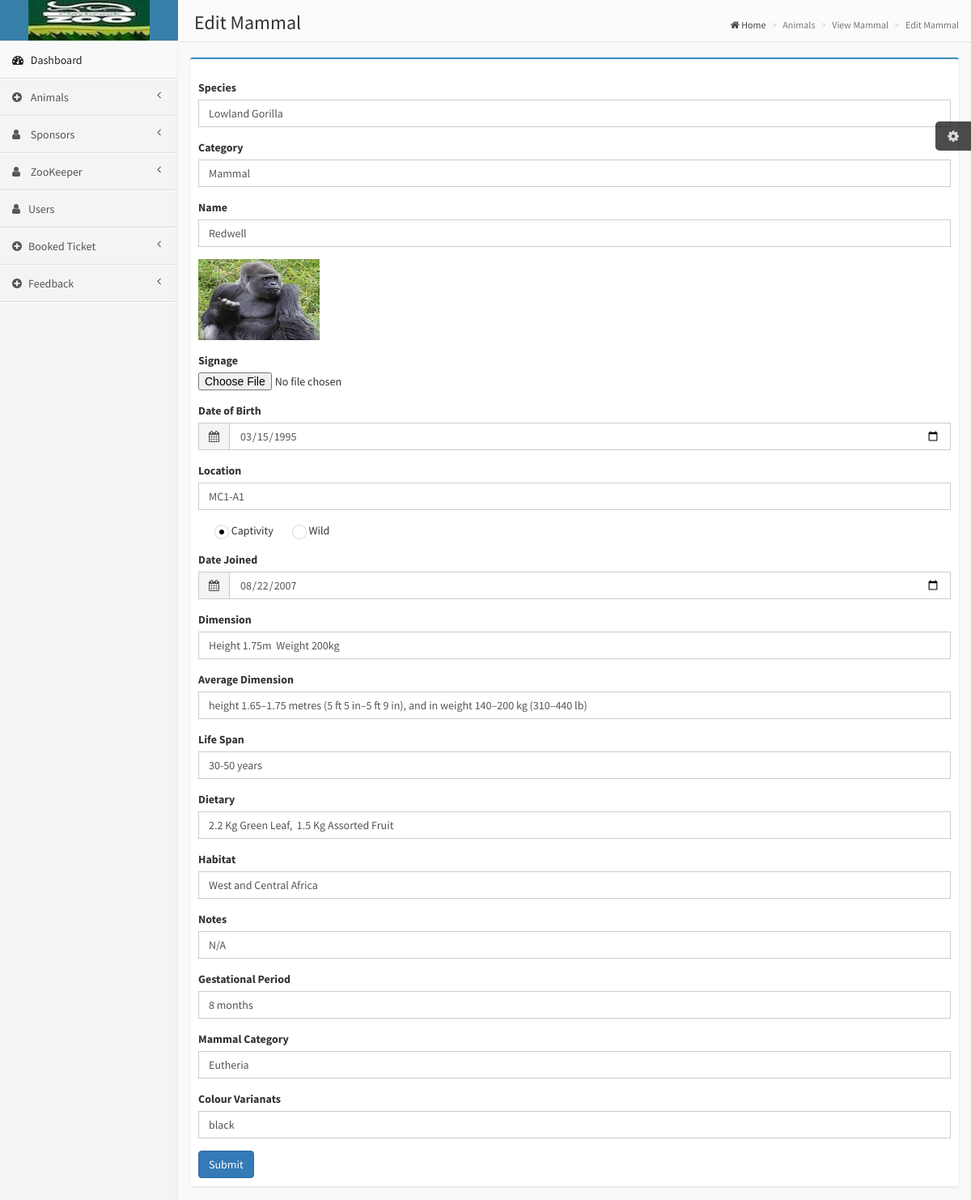
The app's page /admin/edit_mammal.php?id=11 with its own data.
### tables this page shows
CREATE TABLE `mammal` (
  `id` int(11) NOT NULL,
  `species` varchar(255) NOT NULL,
  `category` varchar(255) NOT NULL,
  `name` varchar(255) NOT NULL,
  `photo` varchar(500) NOT NULL,
  `date_of_birth` varchar(255) NOT NULL,
  `location` varchar(255) NOT NULL,
  `captivity_wild` varchar(255) NOT NULL,
  `date_joined` date NOT NULL,
  `dimension` varchar(255) NOT NULL,
  `average_dimension` varchar(255) NOT NULL,
  `life` varchar(255) NOT NULL,
  `dietary` varchar(255) NOT NULL,
  `habitat` varchar(255) NOT NULL,
  `note` varchar(255) NOT NULL,
  `gestational` varchar(255) NOT NULL,
  `mammal_category` varchar(255) NOT NULL,
  `mammal_colour` varchar(255) NOT NULL
);

### admin/edit_mammal.php (the view, shortened to what this page needs)
<?php
include 'admin_header.php';
include 'admin_sidebar.php';
if (isset($_GET['id'])) {
    $edit_mammal = $connection->prepare("SELECT * FROM mammal WHERE id = :id");
    $edit_mammal->execute($_GET);
    $mammals = $edit_mammal->fetch();
}
?>
            <aside class="right-side">
                <section class="content-header">
                    <h1>
                        Edit Mammal
                    </h1>
                    <ol class="breadcrumb">
                        <li><a href="#"><i class="fa fa-home"></i> Home</a></li>
                        <li class="active">Animals</li>
                        <li class="active">View Mammal</li>
                        <li class="active">Edit Mammal</li>
                    </ol>
                </section>
                <section class="content">
                    <div class="row">
                        <div class="col-xs-12">
                            <div class="box box-primary">
                                <form role="form" method="POST" enctype="multipart/form-data">
                                    <div class="box-body">
                                         <div class="form-group">
                                            <label>Species</label>
                                            <input type="text" name="new_species" class="form-control" value="<?php echo $mammals['species']?>" required>
                                        </div>
                                        <div class="form-group">
                                            <label>Category</label>
                                            <input type="text" name="new_category" class="form-control" value="<?php echo $mammals['category']?>" required>
                                        </div>
                                        <div class="form-group">
                                            <label>Name</label>
                                            <input type="text" name="new_name" class="form-control" value="<?php echo $mammals['name']?>" required>
                                        </div>
                                        <div class="form-group">
                                        <?php
                                        if (file_exists('../img/')) {
                                        echo '<img style="width: 150px; height:100px;" src="../img/'.$mammals['photo'].'">';
                                        }
                                        ?>
                                        </div>
                                        <div class="form-group">
                                            <label for="exampleInputFile">Signage</label>
                                            <input type="file" name="new_photo">
                                        </div>
                                        <div class="form-group">
                                        <label>Date of Birth</label>
                                        <div class="input-group">
                                            <div class="input-group-addon">
                                                <i class="fa fa-calendar"></i>
                                            </div>
                                            <input type="Date" name="new_date_of_birth" class="form-control" value="<?php echo $mammals['date_of_birth']?>" required>
                                        </div>
                                     </div>
                                        <div class="form-group">
                                            <label>Location</label>
                                            <input type="text" name="new_location" class="form-control" value="<?php echo $mammals['location']?>"required>
                                        </div>
                                        <div class="form-group">
                                            <div  class="radio">
                                                <label>
                                                    Captivity
                                                </label>
                                                <label>
                                                    Wild
                                                </label>
                                            </div>
                                        </div>
                                        <div class="form-group">
                                        <label>Date Joined</label>
                                        <div class="input-group">
                                            <div class="input-group-addon">
                                                <i class="fa fa-calendar"></i>
                                            </div>
                                            <input type="Date" name="new_date_joined" class="form-control" value="<?php echo $mammals['date_joined']?>" required>
                                        </div>
                                     </div>
                                         <div class="form-group">
                                            <label>Dimension</label>
                                            <input type="text" name="new_dimension" class="form-control" value="<?php echo $mammals['dimension']?>" required>
                                        </div>
                                         <div class="form-group">
                                            <label>Average Dimension</label>
                                            <input type="text" name="new_avergae_dimension" class="form-control" id="email" value="<?php echo $mammals['average_dimension']?>" required>
                                        </div>
                                         <div class="form-group">
                                            <label>Life Span</label>
                                            <input type="text" name="new_life" class="form-control" value="<?php echo $mammals['life']?>" required>
                                        </div>
                                         <div class="form-group">
                                            <label>Dietary</label>
                                            <input type="text" name="new_dietary" class="form-control" value="<?php echo $mammals['dietary']?>" required>
                                        </div>
                                         <div class="form-group">
                                            <label>Habitat</label>
                                            <input type="text" name="new_habitat" class="form-control" value="<?php echo $mammals['habitat']?>" required>
                                        </div>
                                         <div class="form-group">
                                            <label>Notes</label>
                                            <input type="text" name="new_note" class="form-control" value="<?php echo $mammals['note']?>" required>
                                        </div>
                                        <div class="form-group">
                                            <label>Gestational Period</label>
                                            <input type="text" name="new_gestational" class="form-control" value="<?php echo $mammals['gestational']?>" required>
                                        </div>
                                        <div class="form-group">
                                            <label>Mammal Category</label>
                                            <input type="text" name="new_mammal_category" class="form-control" value="<?php echo $mammals['mammal_category']?>" required>
                                        </div>
                                        <div class="form-group">
                                            <label>Colour Varianats</label>
                                            <input type="text" name="new_mammal_colour" class="form-control" value="<?php echo $mammals['mammal_colour']?>"required>
                                        </div>
                                    <div class="box-footer">
                                        <button type="submit" name="edit" value="edit" class="btn btn-primary">Submit</button>
                                    </div>
                                </div>
                                </form>
                            </div>
                        </div>
                    </div>
                </section>
            </aside>

### css/AdminLTE.css (style rules this page uses)
html, body { overflow-x: hidden!important; font-family: 'Source Sans Pro', sans-serif; -webkit-font-smoothing: antialiased; min-height: 100%; background: #f9f9f9; }
a { color: #3c8dbc; }
.right-side, .left-side { min-height: 100%; display: block; }
.right-side { background-color: #f9f9f9; margin-left: 220px; }
.content { padding: 20px 15px; background: #f9f9f9; }
.right-side > .content-header { position: relative; padding: 15px 15px 10px 20px; }
.right-side > .content-header > h1 { margin: 0; font-size: 24px; }
.right-side > .content-header > .breadcrumb { float: right; background: transparent; margin-top: 0px; margin-bottom: 0; font-size: 12px; padding: 7px 5px; position: absolute; top: 15px; right: 10px; -webkit-border-radius: 2px; -moz-border-radius: 2px; border-radius: 2px; }
.right-side > .content-header > .breadcrumb > li > a { color: #444; text-decoration: none; }
.right-side > .content-header > .breadcrumb > li + li:before { content: '>\00a0'; }
.form-control { border-radius: 0px !important; box-shadow: none; }
.input-group .input-group-addon { border-radius: 0; background-color: #f4f4f4; }
.box { position: relative; background: #ffffff; border-top: 2px solid #c1c1c1; margin-bottom: 20px; border-radius: 3px; width: 100%; box-shadow: 0px 1px 3px rgba(0, 0, 0, 0.1); }
.box.box-primary { border-top-color: #3c8dbc; }
.box .box-body { padding: 10px; }
.skin-blue .right-side > .content-header { background: #fbfbfb; box-shadow: 1px 1px 2px rgba(0, 0, 0, 0.1); }

### records on screen
mammal: new_species "Lowland Gorilla", new_category "Mammal", new_name "Redwell", photo (picture), new_date_of_birth "03/15/1995", new_location "MC1-A1", new_date_joined "08/22/2007", new_dimension "Height 1.75m Weight 200kg", new_avergae_dimension "height 1.65–1.75 metres (5 ft 5 in–5 ft 9 in), and in weight 140–200 kg (310–440 lb)", new_life "30-50 years", new_dietary "2.2 Kg Green Leaf, 1.5 Kg Assorted Fruit", new_habitat "West and Central Africa", new_note "N/A", new_gestational "8 months", new_mammal_category "Eutheria", new_mammal_colour "black"
